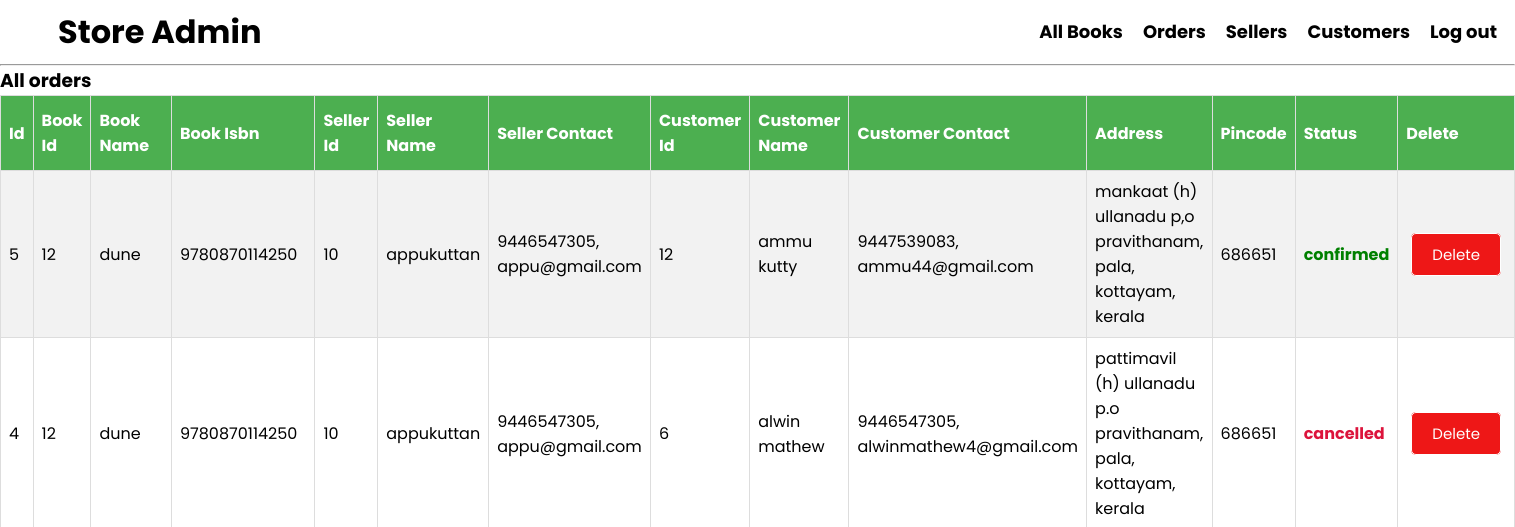
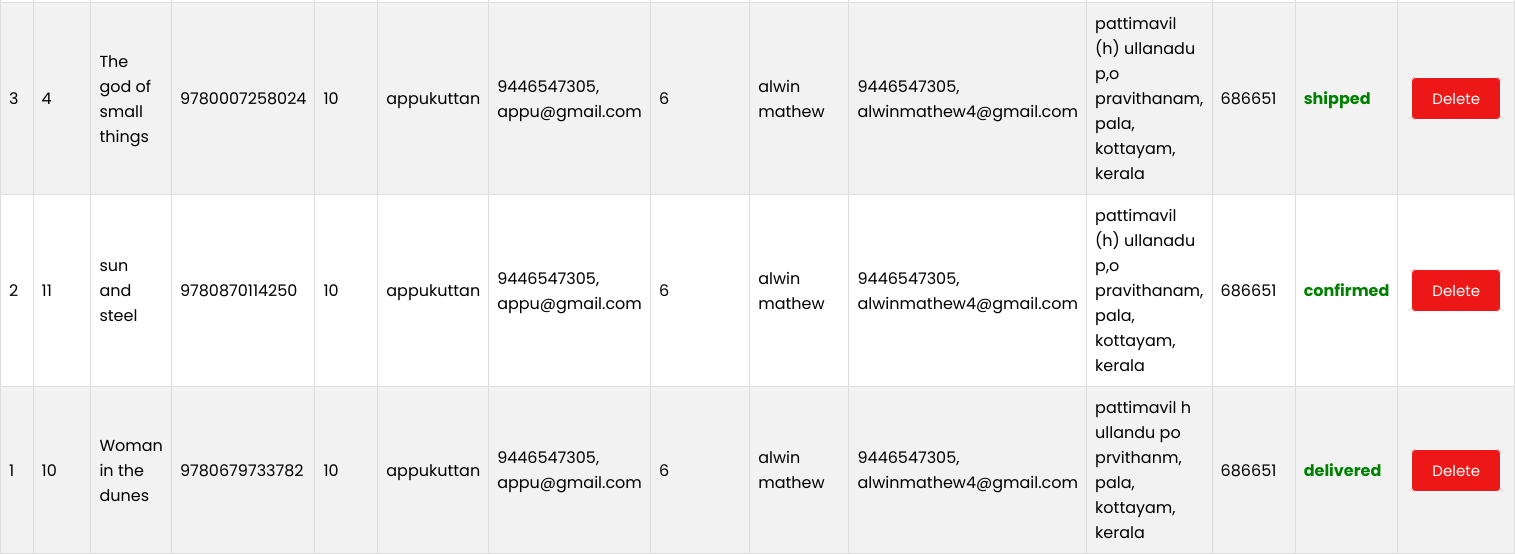
The app's page /admin/allorders.php (signed in), older data (2 pictures, top to bottom).
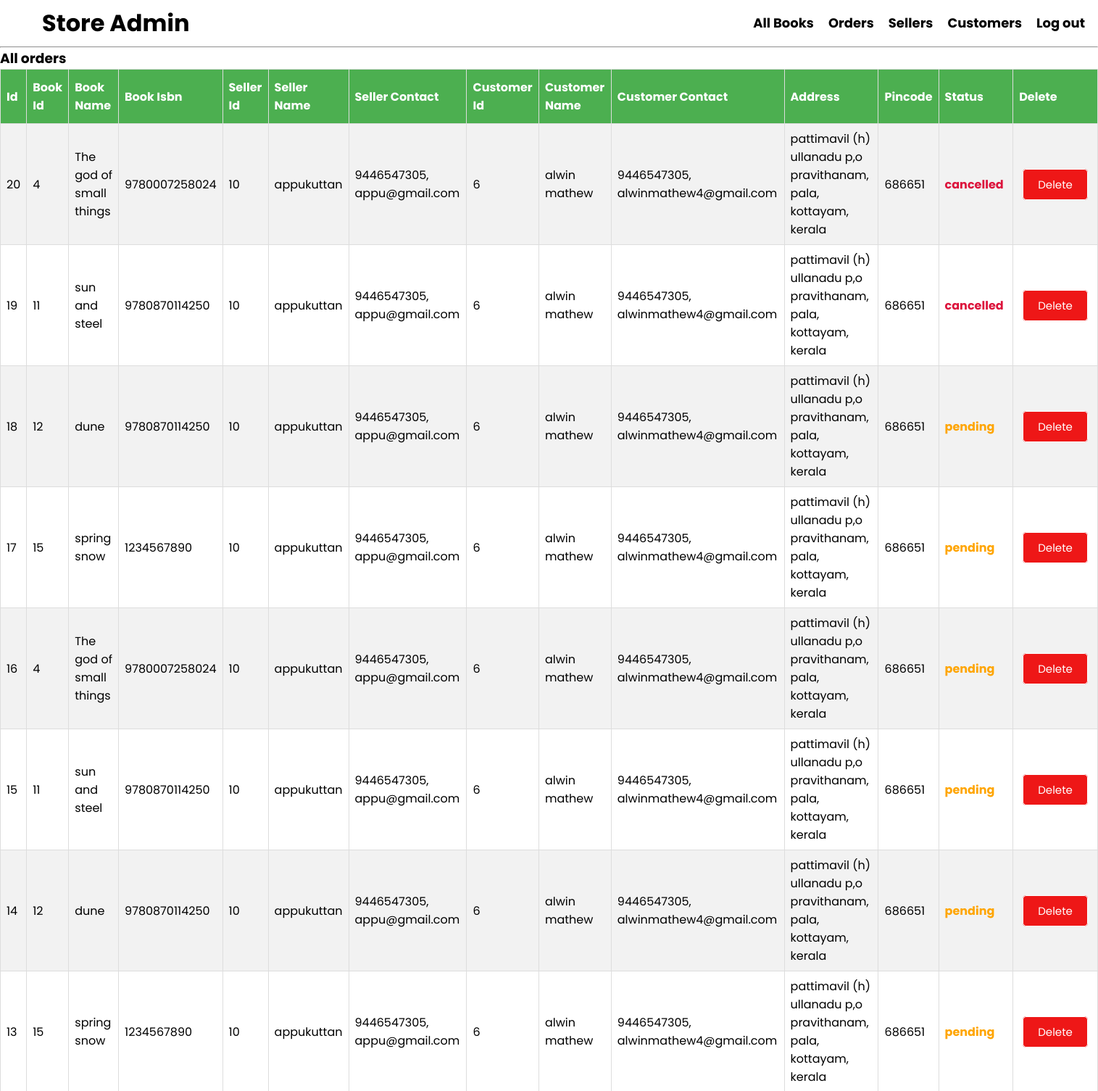
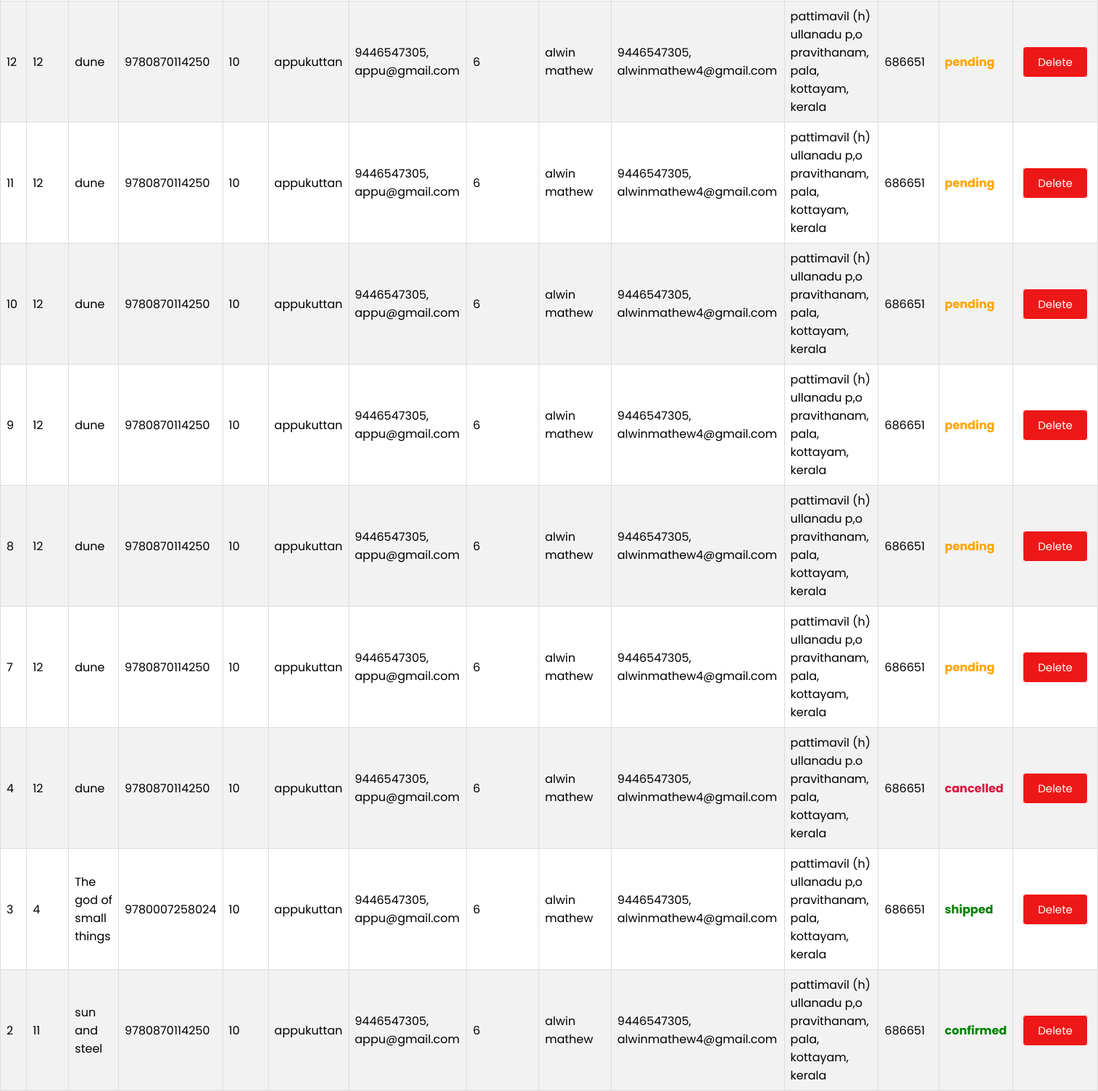
The same page, newer data (2 pictures, top to bottom).
### tables this page shows
CREATE TABLE IF NOT EXISTS `orders` (
  `oid` int NOT NULL AUTO_INCREMENT,
  `bid` int NOT NULL,
  `uid` int NOT NULL,
  `pincode` int NOT NULL,
  `addr` varchar(128) DEFAULT NULL,
  `city` varchar(64) DEFAULT NULL,
  `dist` varchar(64) DEFAULT NULL,
  `state` varchar(24) DEFAULT NULL,
  `status` varchar(15) NOT NULL DEFAULT 'pending',
  `c_fname` varchar(120) DEFAULT NULL,
  `c_ph` varchar(20) DEFAULT NULL,
  `c_email` varchar(64) DEFAULT NULL,
  PRIMARY KEY (`oid`),
  KEY `bid` (`bid`),
  KEY `uid` (`uid`)
);

CREATE TABLE IF NOT EXISTS `books` (
  `bid` int NOT NULL AUTO_INCREMENT,
  `book_name` varchar(120) NOT NULL,
  `book_isbn` varchar(120) NOT NULL,
  `book_img` varchar(120) NOT NULL,
  `book_desc` varchar(1000) NOT NULL,
  `book_stock` int DEFAULT NULL,
  `book_price` int DEFAULT NULL,
  `seller_id` int DEFAULT NULL,
  `category` varchar(120) DEFAULT NULL,
  `book_year` int NOT NULL,
  `book_author` varchar(20) DEFAULT NULL,
  PRIMARY KEY (`bid`),
  KEY `seller_id` (`seller_id`)
);

CREATE TABLE IF NOT EXISTS `users` (
  `usersId` int NOT NULL AUTO_INCREMENT,
  `username` varchar(128) NOT NULL,
  `fname` varchar(128) NOT NULL,
  `lname` varchar(128) NOT NULL,
  `email` varchar(128) NOT NULL,
  `phoneno` varchar(128) NOT NULL,
  `userpass` varchar(200) NOT NULL,
  `auth` int DEFAULT '2',
  PRIMARY KEY (`usersId`),
  UNIQUE KEY `userpass` (`userpass`)
);

### backend/function.inc.php (called while the page is built, shortened)
<?php
function getBooks($conn,$sql){
  $stmt = mysqli_stmt_init($conn);
  if (!mysqli_stmt_prepare($stmt,$sql)){
   echo("statement failed");
    exit();
  }
  mysqli_stmt_execute($stmt);
  $resultData = mysqli_stmt_get_result($stmt);
  if(mysqli_num_rows($resultData)>0){
    $result = $resultData;
    return $result;
  }
  else{
    $result = false;
    return $result;
  }
}

### admin/allorders.php (the view, shortened to what this page needs)
<?php
require "../templates/adminnav.php";
require "../backend/dbh.inc.php";
require "../backend/function.inc.php";
?>
  <?php
      $sql="SELECT t1.oid, t1.bid,t1.uid,t1.pincode, t1.addr, t1.city, t1.dist, t1.state, t1.status,
      t2.book_name,t2.book_isbn,
      t3.username,t3.fname,t3.lname,t3.email,t3.phoneno,
      t4.usersId AS sellerId,t4.username AS sellername,t4.email AS selleremail,t4.phoneno As sellerphn
      FROM orders t1
      INNER JOIN books t2
      ON t2.bid=t1.bid
      INNER JOIN users t3
      ON t1.uid=t3.usersId
      INNER JOIN users t4
      on t2.seller_id=t4.usersId
      ORDER BY t1.oid DESC;";
      $products=getBooks($conn,$sql);
      if($products!==false){
        echo('
        <h3>All  orders</h3>
        <table id="customers">
        <tr>
        <th>Id</th>
        <th>Book Id</th>
        <th>Book Name</th>
        <th>Book Isbn</th>
        <th>Seller Id</th>
        <th>Seller Name</th>
        <th>Seller Contact</th>
        <th>Customer Id</th>
        <th>Customer Name</th>
        <th>Customer Contact</th>
        <th>Address</th>
        <th>Pincode</th>
        <th>Status</th>
        <th>Delete</th>
        </tr>
        ');
        while($row = mysqli_fetch_assoc($products)){
          $state =$row['status'];
          if("$state" === "pending"){$colordef ='orange';}
          else if("$state" === "cancelled"){$colordef ='#dc143c';}
          else{$colordef ='green';}
          echo('
          <tr>
          <td>'.$row['oid'].'</td>
          <td>'.$row['bid'].'</td>
          <td>'.$row['book_name'].'</td>
          <td>'.$row['book_isbn'].'</td>
          <td>'.$row['sellerId'].'</td>
          <td>'.$row['sellername'].'</td>
          <td>'.$row['sellerphn'].', '.$row['selleremail'].'</td>
          <td>'.$row['uid'].'</td>
          <td>'.$row['fname'].''." ".''.$row['lname'].'</td>
          <td>'.$row['phoneno'].', '.$row['email'].'</td>
          <td>'.$row['addr'].', '.$row['city'].', '.$row['dist'].', '.$row['state'].'</td>
          <td>'.$row['pincode'].'</td>
          <td style="font-weight: bold;color:'.$colordef.'">'.$row['status'].'</td>
          <td><a class = "button btn_red"href="./functions.php?orderid='.$row["oid"].'">Delete</a></td>
        </tr>
        ');
        }
      }
      else{
          echo('
         <h4>You have no orders :( </h4>
         ');
      }
       ?>
</table>

Row changes from the older to the newer data that the page shows:
no longer on this page (row edited): orders: oid "5", bid "12", bid.book_name "dune", bid.book_isbn "9780870114250", users.usersId "10", users.username "appukuttan", users.phoneno "9446547305", users.email "appu@gmail.com", uid "12", uid.fname "ammu", uid.lname "kutty", uid.phoneno "9447539083", uid.email "ammu44@gmail.com", addr "mankaat (h) ullanadu p,o pravithanam", city "pala", dist "kottayam", state "kerala", pincode "686651", status "confirmed"
removed orders: oid "1", bid "10", bid.book_name "Woman in the dunes", bid.book_isbn "9780679733782", users.usersId "10", users.username "appukuttan", users.phoneno "9446547305", users.email "appu@gmail.com", uid "6", uid.fname "alwin", uid.lname "mathew", uid.phoneno "9446547305", uid.email "alwinmathew4@gmail.com", addr "pattimavil h ullandu po prvithanm", city "pala", dist "kottayam", state "kerala", pincode "686651", status "delivered"
added orders: oid "20", bid "4", bid.book_name "The god of small things", bid.book_isbn "9780007258024", users.usersId "10", users.username "appukuttan", users.phoneno "9446547305", users.email "appu@gmail.com", uid "6", uid.fname "alwin", uid.lname "mathew", uid.phoneno "9446547305", uid.email "alwinmathew4@gmail.com", addr "pattimavil (h) ullanadu p,o pravithanam", city "pala", dist "kottayam", state "kerala", pincode "686651", status "cancelled"
added orders: oid "19", bid "11", bid.book_name "sun and steel", bid.book_isbn "9780870114250", users.usersId "10", users.username "appukuttan", users.phoneno "9446547305", users.email "appu@gmail.com", uid "6", uid.fname "alwin", uid.lname "mathew", uid.phoneno "9446547305", uid.email "alwinmathew4@gmail.com", addr "pattimavil (h) ullanadu p,o pravithanam", city "pala", dist "kottayam", state "kerala", pincode "686651", status "cancelled"
added orders: oid "18", bid "12", bid.book_name "dune", bid.book_isbn "9780870114250", users.usersId "10", users.username "appukuttan", users.phoneno "9446547305", users.email "appu@gmail.com", uid "6", uid.fname "alwin", uid.lname "mathew", uid.phoneno "9446547305", uid.email "alwinmathew4@gmail.com", addr "pattimavil (h) ullanadu p,o pravithanam", city "pala", dist "kottayam", state "kerala", pincode "686651", status "pending"
added orders: oid "17", bid "15", bid.book_name "spring snow", bid.book_isbn "1234567890", users.usersId "10", users.username "appukuttan", users.phoneno "9446547305", users.email "appu@gmail.com", uid "6", uid.fname "alwin", uid.lname "mathew", uid.phoneno "9446547305", uid.email "alwinmathew4@gmail.com", addr "pattimavil (h) ullanadu p,o pravithanam", city "pala", dist "kottayam", state "kerala", pincode "686651", status "pending"
added orders: oid "16", bid "4", bid.book_name "The god of small things", bid.book_isbn "9780007258024", users.usersId "10", users.username "appukuttan", users.phoneno "9446547305", users.email "appu@gmail.com", uid "6", uid.fname "alwin", uid.lname "mathew", uid.phoneno "9446547305", uid.email "alwinmathew4@gmail.com", addr "pattimavil (h) ullanadu p,o pravithanam", city "pala", dist "kottayam", state "kerala", pincode "686651", status "pending"
added orders: oid "15", bid "11", bid.book_name "sun and steel", bid.book_isbn "9780870114250", users.usersId "10", users.username "appukuttan", users.phoneno "9446547305", users.email "appu@gmail.com", uid "6", uid.fname "alwin", uid.lname "mathew", uid.phoneno "9446547305", uid.email "alwinmathew4@gmail.com", addr "pattimavil (h) ullanadu p,o pravithanam", city "pala", dist "kottayam", state "kerala", pincode "686651", status "pending"
added orders: oid "14", bid "12", bid.book_name "dune", bid.book_isbn "9780870114250", users.usersId "10", users.username "appukuttan", users.phoneno "9446547305", users.email "appu@gmail.com", uid "6", uid.fname "alwin", uid.lname "mathew", uid.phoneno "9446547305", uid.email "alwinmathew4@gmail.com", addr "pattimavil (h) ullanadu p,o pravithanam", city "pala", dist "kottayam", state "kerala", pincode "686651", status "pending"
added orders: oid "13", bid "15", bid.book_name "spring snow", bid.book_isbn "1234567890", users.usersId "10", users.username "appukuttan", users.phoneno "9446547305", users.email "appu@gmail.com", uid "6", uid.fname "alwin", uid.lname "mathew", uid.phoneno "9446547305", uid.email "alwinmathew4@gmail.com", addr "pattimavil (h) ullanadu p,o pravithanam", city "pala", dist "kottayam", state "kerala", pincode "686651", status "pending"
added orders: oid "12", bid "12", bid.book_name "dune", bid.book_isbn "9780870114250", users.usersId "10", users.username "appukuttan", users.phoneno "9446547305", users.email "appu@gmail.com", uid "6", uid.fname "alwin", uid.lname "mathew", uid.phoneno "9446547305", uid.email "alwinmathew4@gmail.com", addr "pattimavil (h) ullanadu p,o pravithanam", city "pala", dist "kottayam", state "kerala", pincode "686651", status "pending"
added orders: oid "11", bid "12", bid.book_name "dune", bid.book_isbn "9780870114250", users.usersId "10", users.username "appukuttan", users.phoneno "9446547305", users.email "appu@gmail.com", uid "6", uid.fname "alwin", uid.lname "mathew", uid.phoneno "9446547305", uid.email "alwinmathew4@gmail.com", addr "pattimavil (h) ullanadu p,o pravithanam", city "pala", dist "kottayam", state "kerala", pincode "686651", status "pending"
added orders: oid "10", bid "12", bid.book_name "dune", bid.book_isbn "9780870114250", users.usersId "10", users.username "appukuttan", users.phoneno "9446547305", users.email "appu@gmail.com", uid "6", uid.fname "alwin", uid.lname "mathew", uid.phoneno "9446547305", uid.email "alwinmathew4@gmail.com", addr "pattimavil (h) ullanadu p,o pravithanam", city "pala", dist "kottayam", state "kerala", pincode "686651", status "pending"
added orders: oid "9", bid "12", bid.book_name "dune", bid.book_isbn "9780870114250", users.usersId "10", users.username "appukuttan", users.phoneno "9446547305", users.email "appu@gmail.com", uid "6", uid.fname "alwin", uid.lname "mathew", uid.phoneno "9446547305", uid.email "alwinmathew4@gmail.com", addr "pattimavil (h) ullanadu p,o pravithanam", city "pala", dist "kottayam", state "kerala", pincode "686651", status "pending"
added orders: oid "8", bid "12", bid.book_name "dune", bid.book_isbn "9780870114250", users.usersId "10", users.username "appukuttan", users.phoneno "9446547305", users.email "appu@gmail.com", uid "6", uid.fname "alwin", uid.lname "mathew", uid.phoneno "9446547305", uid.email "alwinmathew4@gmail.com", addr "pattimavil (h) ullanadu p,o pravithanam", city "pala", dist "kottayam", state "kerala", pincode "686651", status "pending"
added orders: oid "7", bid "12", bid.book_name "dune", bid.book_isbn "9780870114250", users.usersId "10", users.username "appukuttan", users.phoneno "9446547305", users.email "appu@gmail.com", uid "6", uid.fname "alwin", uid.lname "mathew", uid.phoneno "9446547305", uid.email "alwinmathew4@gmail.com", addr "pattimavil (h) ullanadu p,o pravithanam", city "pala", dist "kottayam", state "kerala", pincode "686651", status "pending"
